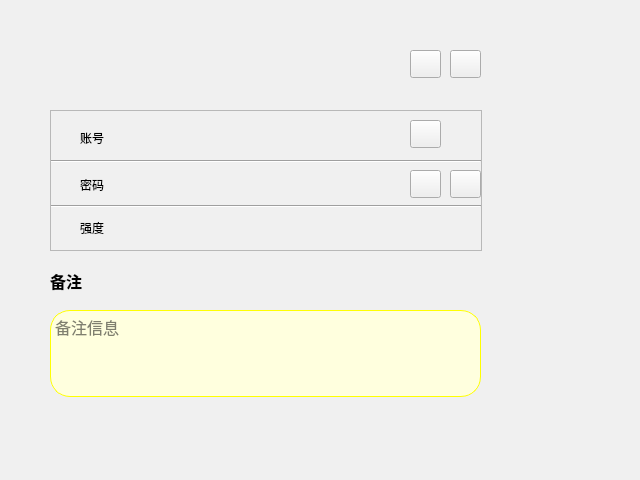
<?xml version="1.0" encoding="UTF-8"?>
<ui version="4.0">
 <class>stackLayout</class>
 <widget class="QWidget" name="stackLayout">
  <property name="geometry">
   <rect>
    <x>0</x>
    <y>0</y>
    <width>640</width>
    <height>480</height>
   </rect>
  </property>
  <property name="windowTitle">
   <string>Form</string>
  </property>
  <property name="styleSheet">
   <string notr="true">#stackLayout{background-color: rgb(240,240,240);}</string>
  </property>
  <widget class="QFrame" name="frame">
   <property name="geometry">
    <rect>
     <x>50</x>
     <y>110</y>
     <width>432</width>
     <height>141</height>
    </rect>
   </property>
   <property name="styleSheet">
    <string notr="true"/>
   </property>
   <property name="frameShape">
    <enum>QFrame::StyledPanel</enum>
   </property>
   <property name="frameShadow">
    <enum>QFrame::Raised</enum>
   </property>
   <widget class="Line" name="line">
    <property name="geometry">
     <rect>
      <x>1</x>
      <y>43</y>
      <width>430</width>
      <height>16</height>
     </rect>
    </property>
    <property name="orientation">
     <enum>Qt::Horizontal</enum>
    </property>
   </widget>
   <widget class="Line" name="line_2">
    <property name="geometry">
     <rect>
      <x>1</x>
      <y>86</y>
      <width>430</width>
      <height>20</height>
     </rect>
    </property>
    <property name="orientation">
     <enum>Qt::Horizontal</enum>
    </property>
   </widget>
   <widget class="QLabel" name="label_2">
    <property name="geometry">
     <rect>
      <x>30</x>
      <y>20</y>
      <width>72</width>
      <height>15</height>
     </rect>
    </property>
    <property name="text">
     <string>账号</string>
    </property>
   </widget>
   <widget class="QLabel" name="label_3">
    <property name="geometry">
     <rect>
      <x>30</x>
      <y>67</y>
      <width>72</width>
      <height>15</height>
     </rect>
    </property>
    <property name="text">
     <string>密码</string>
    </property>
   </widget>
   <widget class="QLabel" name="label_4">
    <property name="geometry">
     <rect>
      <x>30</x>
      <y>110</y>
      <width>72</width>
      <height>15</height>
     </rect>
    </property>
    <property name="text">
     <string>强度</string>
    </property>
   </widget>
   <widget class="QLabel" name="account_frame">
    <property name="geometry">
     <rect>
      <x>80</x>
      <y>15</y>
      <width>251</width>
      <height>21</height>
     </rect>
    </property>
    <property name="font">
     <font>
      <pointsize>12</pointsize>
     </font>
    </property>
    <property name="text">
     <string/>
    </property>
   </widget>
   <widget class="QLabel" name="password_frame">
    <property name="geometry">
     <rect>
      <x>80</x>
      <y>62</y>
      <width>251</width>
      <height>21</height>
     </rect>
    </property>
    <property name="font">
     <font>
      <pointsize>12</pointsize>
     </font>
    </property>
    <property name="text">
     <string/>
    </property>
   </widget>
   <widget class="QLabel" name="strength_frame">
    <property name="geometry">
     <rect>
      <x>80</x>
      <y>105</y>
      <width>251</width>
      <height>21</height>
     </rect>
    </property>
    <property name="palette">
     <palette>
      <active>
       <colorrole role="WindowText">
        <brush brushstyle="SolidPattern">
         <color alpha="255">
          <red>255</red>
          <green>170</green>
          <blue>0</blue>
         </color>
        </brush>
       </colorrole>
       <colorrole role="Text">
        <brush brushstyle="SolidPattern">
         <color alpha="255">
          <red>255</red>
          <green>170</green>
          <blue>0</blue>
         </color>
        </brush>
       </colorrole>
      </active>
      <inactive>
       <colorrole role="WindowText">
        <brush brushstyle="SolidPattern">
         <color alpha="255">
          <red>255</red>
          <green>170</green>
          <blue>0</blue>
         </color>
        </brush>
       </colorrole>
       <colorrole role="Text">
        <brush brushstyle="SolidPattern">
         <color alpha="255">
          <red>255</red>
          <green>170</green>
          <blue>0</blue>
         </color>
        </brush>
       </colorrole>
      </inactive>
      <disabled>
       <colorrole role="WindowText">
        <brush brushstyle="SolidPattern">
         <color alpha="255">
          <red>120</red>
          <green>120</green>
          <blue>120</blue>
         </color>
        </brush>
       </colorrole>
       <colorrole role="Text">
        <brush brushstyle="SolidPattern">
         <color alpha="255">
          <red>120</red>
          <green>120</green>
          <blue>120</blue>
         </color>
        </brush>
       </colorrole>
      </disabled>
     </palette>
    </property>
    <property name="font">
     <font>
      <pointsize>12</pointsize>
     </font>
    </property>
    <property name="text">
     <string/>
    </property>
   </widget>
   <widget class="QPushButton" name="copy_account">
    <property name="geometry">
     <rect>
      <x>360</x>
      <y>10</y>
      <width>31</width>
      <height>28</height>
     </rect>
    </property>
    <property name="text">
     <string/>
    </property>
   </widget>
   <widget class="QPushButton" name="copy_password">
    <property name="geometry">
     <rect>
      <x>360</x>
      <y>60</y>
      <width>31</width>
      <height>28</height>
     </rect>
    </property>
    <property name="text">
     <string/>
    </property>
   </widget>
   <widget class="QPushButton" name="view_password">
    <property name="geometry">
     <rect>
      <x>400</x>
      <y>60</y>
      <width>31</width>
      <height>28</height>
     </rect>
    </property>
    <property name="text">
     <string/>
    </property>
   </widget>
  </widget>
  <widget class="QLabel" name="account_Lab">
   <property name="geometry">
    <rect>
     <x>50</x>
     <y>50</y>
     <width>91</width>
     <height>21</height>
    </rect>
   </property>
   <property name="font">
    <font>
     <pointsize>12</pointsize>
     <weight>75</weight>
     <bold>true</bold>
    </font>
   </property>
   <property name="text">
    <string/>
   </property>
  </widget>
  <widget class="QPushButton" name="edit_Btn">
   <property name="geometry">
    <rect>
     <x>410</x>
     <y>50</y>
     <width>31</width>
     <height>28</height>
    </rect>
   </property>
   <property name="toolTip">
    <string>编辑信息</string>
   </property>
   <property name="toolTipDuration">
    <number>2000</number>
   </property>
   <property name="styleSheet">
    <string notr="true"/>
   </property>
   <property name="text">
    <string/>
   </property>
  </widget>
  <widget class="QPushButton" name="delete_Btn">
   <property name="geometry">
    <rect>
     <x>450</x>
     <y>50</y>
     <width>31</width>
     <height>28</height>
    </rect>
   </property>
   <property name="toolTip">
    <string>删除信息</string>
   </property>
   <property name="toolTipDuration">
    <number>2000</number>
   </property>
   <property name="styleSheet">
    <string notr="true"/>
   </property>
   <property name="text">
    <string/>
   </property>
  </widget>
  <widget class="QTextEdit" name="textEdit">
   <property name="geometry">
    <rect>
     <x>50</x>
     <y>310</y>
     <width>431</width>
     <height>87</height>
    </rect>
   </property>
   <property name="font">
    <font>
     <pointsize>12</pointsize>
    </font>
   </property>
   <property name="styleSheet">
    <string notr="true">border:1px solid yellow;
border-radius: 20px;
background-color: rgb(255, 255, 222);
</string>
   </property>
   <property name="frameShape">
    <enum>QFrame::Box</enum>
   </property>
   <property name="readOnly">
    <bool>true</bool>
   </property>
   <property name="placeholderText">
    <string>备注信息</string>
   </property>
  </widget>
  <widget class="QLabel" name="account_Lab_2">
   <property name="geometry">
    <rect>
     <x>50</x>
     <y>270</y>
     <width>91</width>
     <height>21</height>
    </rect>
   </property>
   <property name="font">
    <font>
     <pointsize>12</pointsize>
     <weight>75</weight>
     <bold>true</bold>
    </font>
   </property>
   <property name="text">
    <string>备注</string>
   </property>
  </widget>
 </widget>
 <resources/>
 <connections/>
</ui>
